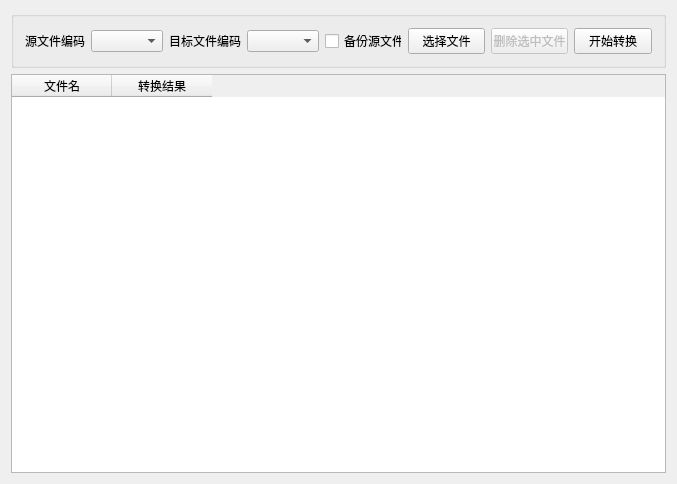
<?xml version="1.0" encoding="UTF-8"?>
<ui version="4.0">
 <class>Widget</class>
 <widget class="QWidget" name="Widget">
  <property name="geometry">
   <rect>
    <x>0</x>
    <y>0</y>
    <width>677</width>
    <height>484</height>
   </rect>
  </property>
  <property name="minimumSize">
   <size>
    <width>600</width>
    <height>400</height>
   </size>
  </property>
  <property name="windowTitle">
   <string>Widget</string>
  </property>
  <layout class="QVBoxLayout" name="verticalLayout">
   <item>
    <widget class="QGroupBox" name="groupBox">
     <property name="title">
      <string/>
     </property>
     <layout class="QHBoxLayout" name="horizontalLayout">
      <item>
       <widget class="QLabel" name="src_code_lab">
        <property name="text">
         <string>源文件编码</string>
        </property>
       </widget>
      </item>
      <item>
       <widget class="QComboBox" name="src_code_combox">
        <property name="sizeAdjustPolicy">
         <enum>QComboBox::AdjustToContents</enum>
        </property>
       </widget>
      </item>
      <item>
       <widget class="QLabel" name="dest_code_lab">
        <property name="text">
         <string>目标文件编码</string>
        </property>
       </widget>
      </item>
      <item>
       <widget class="QComboBox" name="dest_code_combox">
        <property name="sizeAdjustPolicy">
         <enum>QComboBox::AdjustToContents</enum>
        </property>
       </widget>
      </item>
      <item>
       <spacer name="horizontalSpacer">
        <property name="orientation">
         <enum>Qt::Horizontal</enum>
        </property>
        <property name="sizeHint" stdset="0">
         <size>
          <width>5</width>
          <height>20</height>
         </size>
        </property>
       </spacer>
      </item>
      <item>
       <widget class="QCheckBox" name="back_src_ckb">
        <property name="text">
         <string>备份源文件</string>
        </property>
       </widget>
      </item>
      <item>
       <widget class="QPushButton" name="select_files_btn">
        <property name="text">
         <string>选择文件</string>
        </property>
       </widget>
      </item>
      <item>
       <widget class="QPushButton" name="del_btn">
        <property name="enabled">
         <bool>false</bool>
        </property>
        <property name="text">
         <string>删除选中文件</string>
        </property>
       </widget>
      </item>
      <item>
       <widget class="QPushButton" name="convert_btn">
        <property name="text">
         <string>开始转换</string>
        </property>
       </widget>
      </item>
     </layout>
    </widget>
   </item>
   <item>
    <widget class="QTableWidget" name="file_list">
     <property name="enabled">
      <bool>true</bool>
     </property>
     <property name="editTriggers">
      <set>QAbstractItemView::NoEditTriggers</set>
     </property>
     <property name="selectionBehavior">
      <enum>QAbstractItemView::SelectRows</enum>
     </property>
     <attribute name="horizontalHeaderHighlightSections">
      <bool>false</bool>
     </attribute>
     <column>
      <property name="text">
       <string>文件名</string>
      </property>
     </column>
     <column>
      <property name="text">
       <string>转换结果</string>
      </property>
     </column>
    </widget>
   </item>
  </layout>
 </widget>
 <layoutdefault spacing="6" margin="11"/>
 <resources/>
 <connections/>
</ui>
